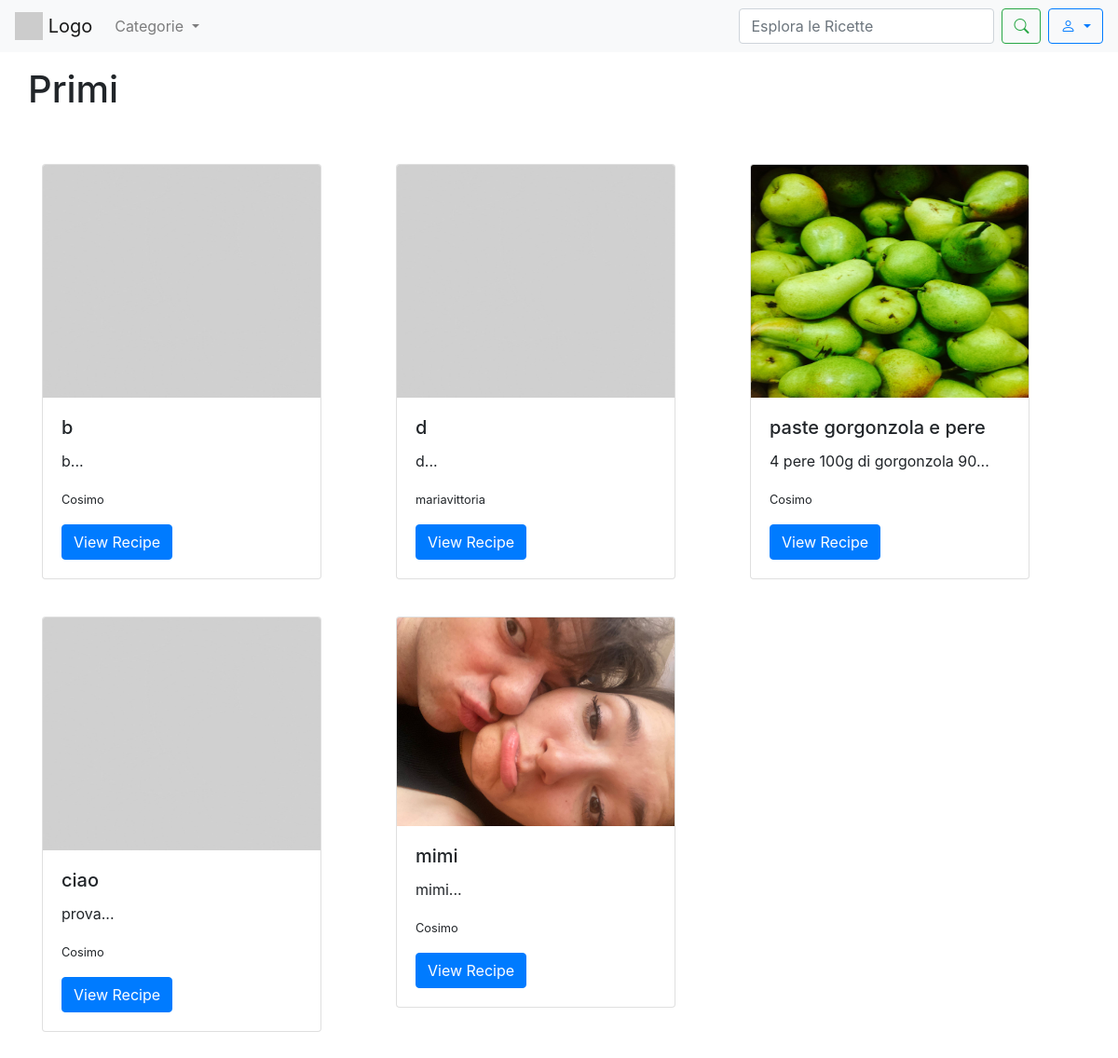
/primi/, run on an earlier commit of the app's database.
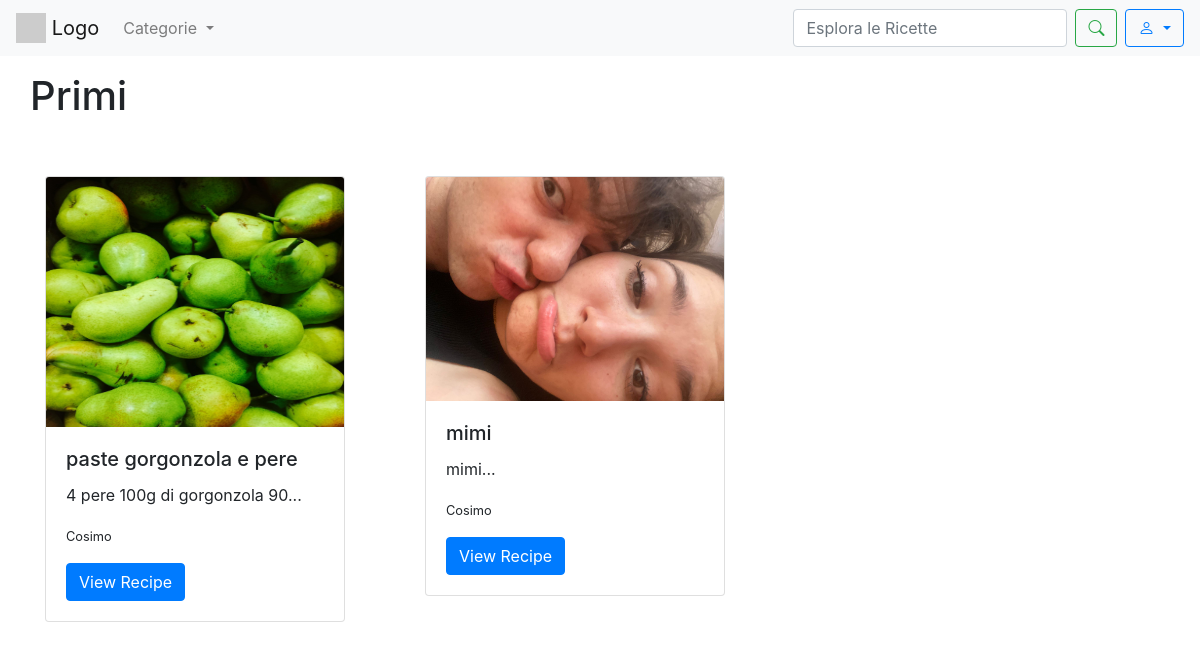
And on a later commit of the database.
### sito/models.py (models this page shows, shortened)
class Recipe(models.Model):
    title = models.CharField(max_length=200)
    photo = models.ImageField(upload_to='recipes_photos/', blank=True, null=True)
    preparationtime = models.CharField(help_text="Totale tempo di preparazione (es: 1 hour 30 minutes)", max_length=200,
                                       blank=True, null=True)
    category = models.ForeignKey(Category, on_delete=models.CASCADE)
    user = models.ForeignKey('CustomUser', on_delete=models.CASCADE)
    ingredients = models.TextField()
    instructions = models.TextField()

class CustomUser(AbstractUser):
    profile_image = models.ImageField(upload_to='profile_images/', blank=True, null=True)
    def __str__(self):
        return self.username

### sito/views.py (the view)
# urls.py: path("primi/", primi, name='primi'),
def primi(request):
    category = Category.objects.get(name='Primi')
    recipes = Recipe.objects.filter(category=category)
    context = {
        'recipes': recipes
    }
    return render(request, 'primi.html', context)

### template/primi.html (shortened to what this page needs)
<!DOCTYPE html>
{% load static %}
<html lang="it">
<head>
    <link rel="stylesheet" href="https://maxcdn.bootstrapcdn.com/bootstrap/4.5.2/css/bootstrap.min.css">
    <link rel="stylesheet" href="https://cdn.jsdelivr.net/npm/bootstrap-icons/font/bootstrap-icons.css">
</head>
<body>
    <nav class="navbar navbar-expand-lg navbar-light bg-light">
        <a class="navbar-brand" href="{% url 'homepage' %}">
            <img src="https://via.placeholder.com/30" alt="Logo" class="d-inline-block align-top">
            Logo
        </a>
            <ul class="navbar-nav mr-auto">
                <li class="nav-item dropdown">
                  <div class="nav-link dropdown-toggle" role="button" data-toggle="dropdown" aria-expanded="false" id="CategoryDropdown">
                    Categorie
                  </div>
                </li>
            </ul>
            <form class="form-inline my-2 my-lg-0" method="GET" action="{% url 'search' %}">
                <input class="form-control mr-sm-2" type="search" name ="q" placeholder="Esplora le Ricette" aria-label="Search" required>
                <button class="btn btn-outline-success my-2 my-sm-0" type="submit"><i class="bi bi-search"></i></button>
            </form>
            <div class="dropdown ml-2">
                <button class="btn btn-outline-primary dropdown-toggle" type="button" id="userDropdown" data-toggle="dropdown" aria-haspopup="true" aria-expanded="false">
                    <i class="bi bi-person"></i>
                </button>
            </div>
    </nav>
    <div class="container mt-3">
        <div class="row">
            <h1 class="mx-0">Primi</h1>
        </div>
    </div>
    <div class="container py-5">
        <div class="row">
            {% if recipes %}
                    {% for recipe in recipes %}
                    <div class="col-md-4 mb-4">
                        <div class="card mb-3" style="max-width: 300px;">
                                {% if recipe.photo %}
                                <img src=" {{ recipe.photo.url }} " class=" card-img-top rounded-start" alt="foto ricetta" style="max-height: 250px; overflow-y: hidden" >
                                {% else %}
                                <img src="{% static 'images/defaultrecipe.jpg' %}" class="card-img-top rounded-start" alt="foto ricetta" style="max-height: 250px; overflow-y: hidden">
                                {% endif %}
                                <div class="card-body">
                                    <h5 class="card-title">{{ recipe.title }}</h5>
                                    <p class="card-text">{{ recipe.ingredients|slice:":30" }}...</p>
                                    <p class="card-text"><small class="text-body-secondary">{{recipe.user}}</small></p>
                                    <a href="{% url 'recipe_detail' recipe.id %}" class="btn btn-primary">View Recipe</a>
                                </div>
                            </div>
                    </div>
                {% endfor %}
            {% else %}
                <p class="text-danger">Non ci sono ancora ricette in questa categoria. </p>
            {% endif %}
        </div>
    </div>
</body>
</html>

What changed in the data, as far as the page shows it:
removed Recipe: title "b", ingredients "b", user "Cosimo"
removed Recipe: title "d", ingredients "d", user "mariavittoria"
removed Recipe: title "ciao", ingredients "prova", user "Cosimo"
